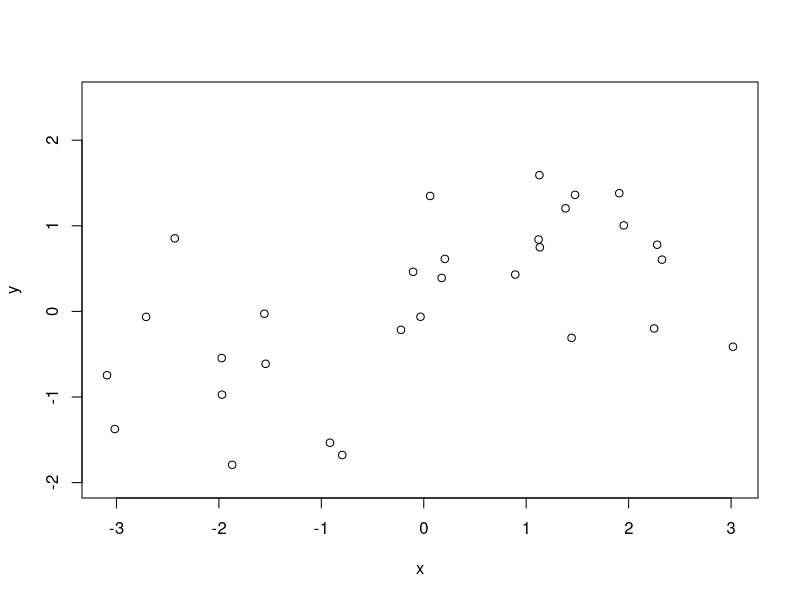
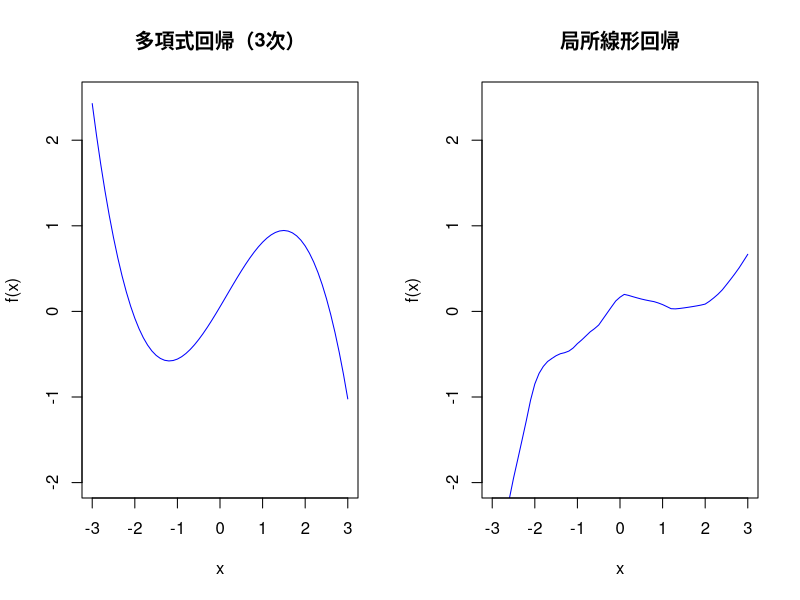

The R script that drew these images, in order:
# Clear environment
rm(list = ls())

# Setting Japanese font (for MacOSX)
# par(family= "HiraKakuProN-W3")

# Chapter6 e.g.63
# 一般化加法モデル（バックフィッティング）の実装。

# Epanechnikovカーネルの定義式における関数D(t)
D <- function(t) {
  return(max(0.75 * (1 - t ^ 2), 0))
}

# Epanechnikovカーネルの定義式K_{lambda}(x, y)
K <- function(x, y, lambda) {
  return(D(abs(x - y) / lambda))
}

# 局所線形回帰を実行する関数local(x, y, z)
# x: 回帰モデル作成に用いるデータの説明変数値
# y: 回帰モデル作成に用いるデータの応答変数値
# z: 回帰を行う説明変数値。デフォルト引数としてxを設定する。
local <- function(x, y, z = x) {
  X <- cbind(rep(1, n), x) # 説明変数行列
  yy <- NULL # 局所線形回帰による推定値
  beta_hat <- array(dim = 2) # 回帰係数推定値。局所線形回帰においてはxの関数となる。
  for (u in z) { # 各テストデータごとにbeta_hatを計算する。
    w <- array(dim = n) # カーネルk(u, x[i])の値を記録する配列。
    for (i in 1:n) {
      w[i] <- K(u, x[i], lambda = 1) # lambda = 1としてEpanechnikovカーネル値を計算。
    }
    W <- diag(w) # 式(6.8)の行列（カーネル値が対角に並ぶ行列）。
    beta_hat <- solve(t(X) %*% W %*% X) %*% t(X) %*% W %*% y # 回帰係数の最小二乗推定値を計算。
    yy <- c(yy, beta_hat[1] + beta_hat[2] * u) # 局所線形回帰推定値を計算。
  }
  return(yy)
}

# 多項式回帰を行う関数poly(x, y, z)
# x: 回帰モデル作成に用いるデータの説明変数値
# y: 回帰モデル作成に用いるデータの応答変数値
# z: 回帰を行う説明変数値。デフォルト引数としてxを設定する。
poly <- function(x, y, z = x) {
  n <- length(x) # 回帰モデル作成に用いるデータの数
  m <- length(z) # 回帰を行う説明変数データの数
  X <- cbind(rep(1, n), x, x ^ 2, x ^ 3) # 説明変数行列X（多項式回帰版）
  yy <- array(dim = m) # 多項式回帰推定値を記録する配列。
  beta_hat <- array(dim = 4) # 回帰係数推定値
  beta_hat <- solve(t(X) %*% X) %*% t(X) %*% y # 回帰係数の最小二乗推定値の計算。
  X <- cbind(rep(1, m), z, z ^ 2, z ^ 3) # 多項式回帰推定値を計算するための説明変数行列を新たに定義。
  yy <- X %*% beta_hat # 多項式回帰推定値を計算。
  return(yy)
}

# 一般化加法モデルを用いた回帰の実際。
# バックフィッティングにより回帰を行う。

# データ生成
n <- 30
x <- runif(n) * 2 * pi - pi
y <- sin(x) + rnorm(n) * 0.5 # オリジナルよりノイズを減らした。
par(mfrow = c(1, 1)) # プロット面は通常通り1面で用いる。
plot(x, y, 
     ylim = c(-2, 2.5))
par(new = FALSE) # データ点プロットが回帰曲線により上書きされるのを防ぐ。

# 回帰処理
y_1 <- 0 # 多項式回帰推定値を記録する配列。
y_2 <- 0 # 局所線形回帰推定値を記録する配列。
for (k in 1:10) { # バックフィッティングの繰り返し回数
  y_1 <- poly(x, y - y_2) # 局所線形回帰推定値の残差に対して多項式回帰を実行。
  y_2 <- local(x, y - y_1) # 多項式回帰推定値の残差に対して局所線形回帰を実行。
}

# 回帰曲線のプロット
z <- seq(-3, 3, 0.1) # プロットを行うためのx値。
par(mfrow = c(1, 2)) # プロット面は2面で用いる。
plot(z, poly(x, y_1, z), type = "l", # 配列zの値に対する多項式回帰推定値をプロット。
     xlab = "x", ylab = "f(x)",
     ylim = c(-2, 2.5),
     main = "多項式回帰（3次）", col = "blue")
plot(z, local(x, y_2, z), type = "l", # 配列zの値に対する局所線形回帰推定値をプロット。
     xlab = "x", ylab = "f(x)",
     ylim = c(-2, 2.5),
     main = "局所線形回帰", col = "blue")
